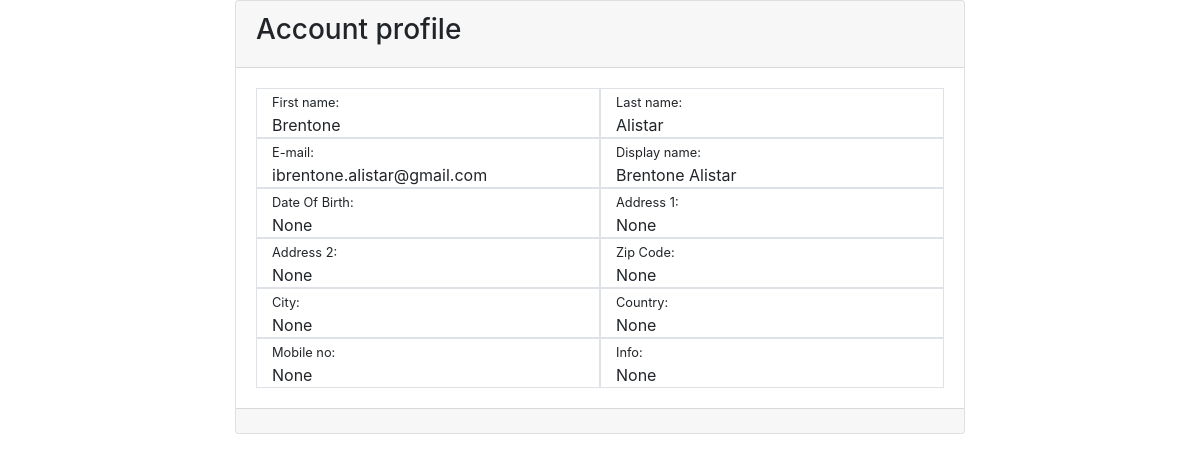
The page /accounts/profile/ (signed in) on the database its author committed.
### userauth/models.py (models this page shows, shortened)
class CustomUser(AbstractUser):
    display_name = models.CharField(verbose_name=_("Display name"), max_length=30, help_text=_("Will be shown e.g. when commenting"))
    date_of_birth = models.DateField(verbose_name=_("Date of birth"), blank=True, null=True)
    address1 = models.CharField(verbose_name=_("Address line 1"), max_length=1024, blank=True, null=True)
    address2 = models.CharField(verbose_name=_("Address line 2"), max_length=1024, blank=True, null=True)
    zip_code = models.CharField(verbose_name=_("Postal Code"), max_length=12, blank=True, null=True)
    city = models.CharField(verbose_name=_("City"), max_length=1024, blank=True, null=True)
    country = CountryField(blank=True, null=True)
    phone_regex = RegexValidator(regex=r"^\+(?:[0-9]●?){6,14}[0-9]$", message=_("Enter a valid international mobile phone number starting with +(country code)"))
    mobile_phone = models.CharField(validators=[phone_regex], verbose_name=_("Mobile phone"), max_length=17, blank=True, null=True)
    additional_information = models.CharField(verbose_name=_("Additional information"), max_length=4096, blank=True, null=True)
    photo = models.ImageField(verbose_name=_("Photo"), upload_to='photos/', default='photos/default-user-avatar.png')
    class Meta:
        ordering = ['last_name']

### userauth/views.py (the view)
# urls.py: path('profile/', profile_view, name='account_profile'),
def profile_view(request):
    return render(request, 'account/profile.html')

### userauth/templates/userauth/account/profile.html (shortened to what this page needs)
{% extends 'account/base_card.html' %}
{% load i18n static %}
{% block card-header %}
    <h3>{% trans "Account profile" %}</h3>
{% endblock %}
{% block card-body %}
    <div class="container">
       <div class="row">
            <div class="col border">
                <small>{% trans "First name" %}:</small><br>
                {{ request.user.first_name|default:'' }}
            </div>
            <div class="col border">
                <small>{% trans "Last name" %}:</small><br>
                {{ request.user.last_name|default:'' }}
            </div>
        </div>
        <div class="row">
            <div class="col border">
                <small>{% trans "E-mail" %}:</small><br>
                {{ request.user.email }}
            </div>
            <div class="col border">
                <small>{% trans "Display name" %}:</small><br>
                {{ request.user.display_name }}
            </div>
        </div>
        <div class="row">
            <div class="col border">
                <small>{% trans "Date Of Birth" %}:</small><br>
                {{ request.user.date_of_birth }}
            </div>
            <div class="col border">
                <small>{% trans "Address 1" %}:</small><br>
                {{ request.user.address1 }}
            </div>
        </div>
        <div class="row">
            <div class="col border">
                <small>{% trans "Address 2" %}:</small><br>
                {{ request.user.address2}}
            </div>
            <div class="col border">
                <small>{% trans "Zip Code" %}:</small><br>
                {{ request.user.zip_code }}
            </div>
        </div>
        <div class="row">
            <div class="col border">
                <small>{% trans "City" %}:</small><br>
                {{ request.user.city}}
            </div>
            <div class="col border">
                <small>{% trans "Country" %}:</small><br>
                {{ request.user.country  }}
            </div>
        </div>
        <div class="row">
            <div class="col border">
                <small>{% trans "Mobile no" %}:</small><br>
                {{ request.user.mobile_phone}}
            </div>
            <div class="col border">
                <small>{% trans "Info" %}:</small><br>
                {{ request.user.additional_information  }}
            </div>
        </div>
    </div>
{% endblock %}

### userauth/templates/userauth/account/base_card.html (shortened to what this page needs)
{% extends 'base.html' %}
{% block content %}
<div class="container">
    <div class="row justify-content-center">
        <div class="col-lg-8 col-md-10 col-sm-12">
            <div class="card">
                <div class="card-header">
                    {% block card-header %}{% endblock %}
                </div>
                <div class="card-body">
                    {% block card-body %}{% endblock %}
                </div>
                <div class="card-footer text-muted text-center">
                </div>
           </div>
        </div>
    </div>
</div>
{% endblock %}

### osdd/templates/base.html (shortened to what this page needs)
{% load static wagtailuserbar %}
<!DOCTYPE html>
<html class="no-js" lang="en">
    <head>
        <link rel="stylesheet" href="https://stackpath.bootstrapcdn.com/bootstrap/4.4.1/css/bootstrap.min.css">
        <link rel="stylesheet" type="text/css" href="{% static 'css/osdd.css' %}">
    </head>
    <body class="{% block body_class %}{% endblock %}">
        {% block content %}{% endblock %}
    </body>
</html>

### rows shown on the page
CustomUser: user.first_name "Brentone", user.last_name "Alistar", user.email "ibrentone.alistar@gmail.com", user.display_name "Brentone Alistar", user.date_of_birth "None", user.address1 "None", user.address2 "None", user.zip_code "None", user.city "None", user.country "None", user.mobile_phone "None", user.additional_information "None"
